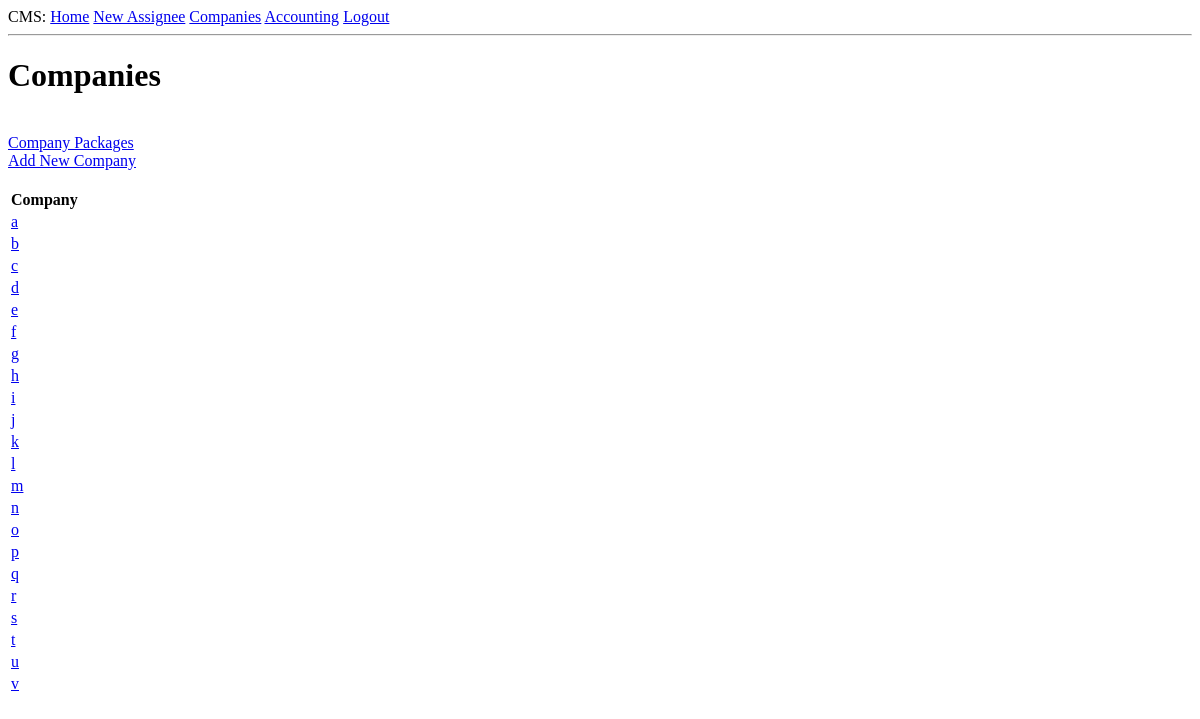
Page /companies (signed in) on the earlier database version.
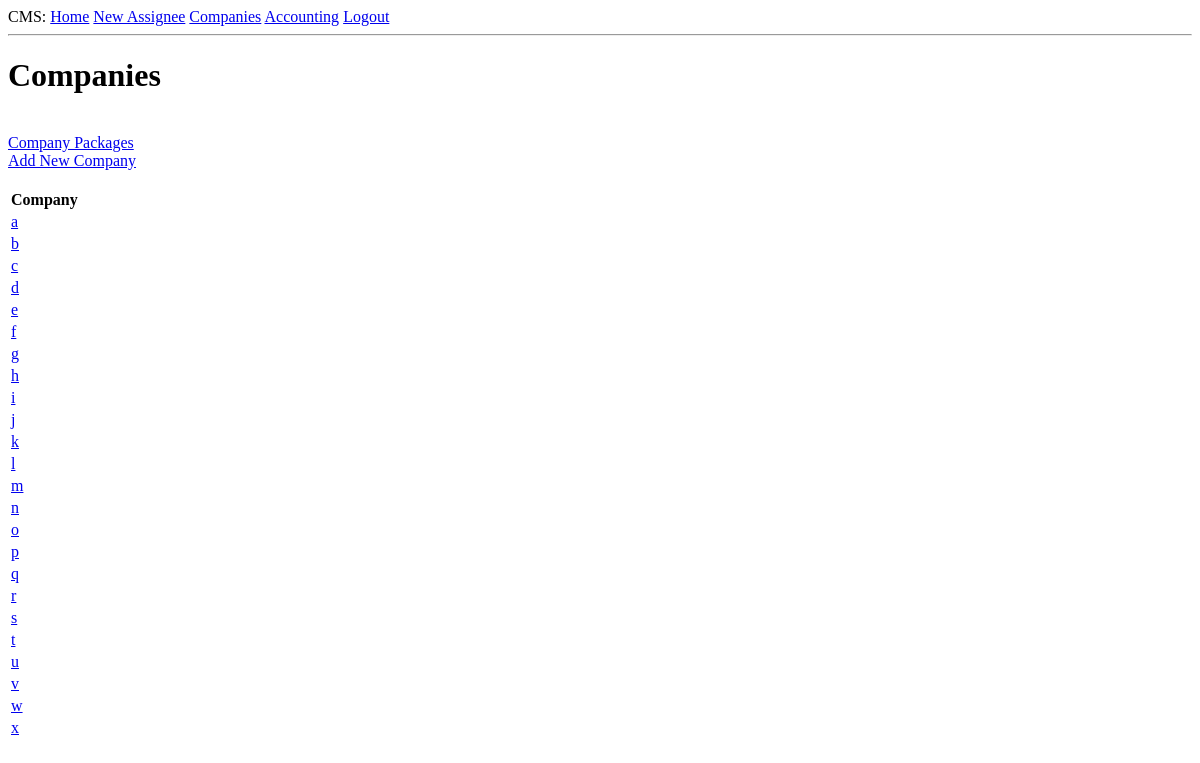
Same page on the later database version.
### app/models.py (models this page shows, shortened)
class Company(db.Model):
    id: so.Mapped[int] = so.mapped_column(primary_key=True)
    name: so.Mapped[str] = so.mapped_column(sa.String(100), index=True, unique=True)
    contact: so.Mapped[str] = so.mapped_column(sa.String(256))
    notes: so.Mapped[Optional[str]] = so.mapped_column(sa.String(1064))
    assignees: so.Mapped[List["Assignee"]] = so.relationship(back_populates="company", cascade="all, delete-orphan")
    company_packages: so.Mapped[List["CompanyPackage"]] = so.relationship(back_populates="company")

### app/routes.py (the view)
@app.route("/companies", methods=["GET"])
@login_required
def companies():
    companies = Company.query.all()
    '''[
        {"name":"Facebook"},
        {"name": "Apple"},
        {"name": "Amazon"},
        {"name": "Netflix"},
        {"name": "Google"}
    ]'''
    return render_template("companies.html", companies=companies)

### app/models.py (called while the page is built)
@login.user_loader
def load_user(id):
    return db.session.get(User, int(id))

### app/templates/companies.html
{% extends "base.html" %}
{% block content %}
<h1>Companies</h1><br>
<a href="{{url_for('view_company_packages')}} ">Company Packages</a><br>
<a href="{{url_for('add_company')}} ">Add New Company</a><br><br>
    <table>
        <tr>
            <th>Company</th>
        </tr>
        {% for company in companies %}
            <tr>
                <td><a href="{{url_for('view_company', company_name=company.name)}}">{{ company.name }}</a> </td>
            </tr>
        {% endfor %}
    </table>
{% endblock %}

### app/templates/base.html (shortened to what this page needs)
<!doctype html>
<html>
    <head>
    </head>
    <body>
        <div>CMS:
            <a href=" {{ url_for('index') }} ">Home</a>
            {% if current_user.is_anonymous %}
                <a href=" {{ url_for('login') }} ">Login</a>
            {% else %}
                <a href=" {{ url_for('new_assignee') }} ">New Assignee</a>
                <a href=" {{ url_for('companies') }} ">Companies</a>
                <a href=" {{ url_for('accounting') }} ">Accounting</a>
                <a href=" {{ url_for('logout') }} ">Logout</a>
            {% endif %}
        </div>
        <hr>
        {% block content %}{% endblock %}
    </body>
</html>

Differences in the rows shown:
added Company: name "w"
added Company: name "x"
